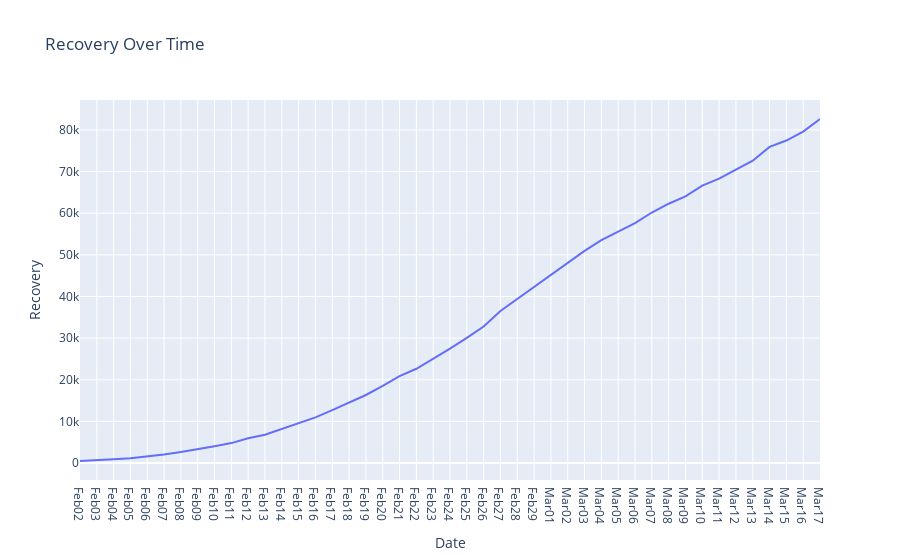

Notebook code for this chart:
### Code cell
fig = px.line(df_rec, x="Date", y="Recovery",title='Recovery Over Time')
fig.show()

### Figure 1 — Plotly figure (JSON) as saved in the notebook; plotly's stock layout.template omitted (floating-point values rounded to 4 significant figures)
{"data": [{"hoverlabel": {"namelength": 0}, "hovertemplate": "Date=%{x}<br>Recovery=%{y}", "legendgroup": "", "line": {"color": "#636efa", "dash": "solid"}, "mode": "lines", "name": "", "showlegend": false, "type": "scatter", "x": ["Feb02", "Feb03", "Feb04", "Feb05", "Feb06", "Feb07", "Feb08", "Feb09", "Feb10", "Feb11", "Feb12", "Feb13", "Feb14", "Feb15", "Feb16", "Feb17", "Feb18", "Feb19", "Feb20", "Feb21", "Feb22", "Feb23", "Feb24", "Feb25", "Feb26", "Feb27", "Feb28", "Feb29", "Mar01", "Mar02", "Mar03", "Mar04", "Mar05", "Mar06", "Mar07", "Mar08", "Mar09", "Mar10", "Mar11", "Mar12", "Mar13", "Mar14", "Mar15", "Mar16", "Mar17"], "xaxis": "x", "y": [504, 643, 907, 1173, 1562, 2083, 2684, 3323, 4043, 4803, 5987, 6808, 8196, 9538, 10973, 12712, 14553, 16357, 18524, 20895, 22650, 24991, 27466, 30051, 32805, 36520, 39430, 42330, 45122, 48108, 50944, 53524, 55605, 57609, 60172, 62278, 64056, 66621, 68307, 70383, 72607, 75932, 77452, 79615, 82624], "yaxis": "y"}], "layout": {"legend": {"tracegroupgap": 0}, "title": {"text": "Recovery Over Time"}, "xaxis": {"anchor": "y", "domain": [0, 1], "title": {"text": "Date"}}, "yaxis": {"anchor": "x", "domain": [0, 1], "title": {"text": "Recovery"}}}}
